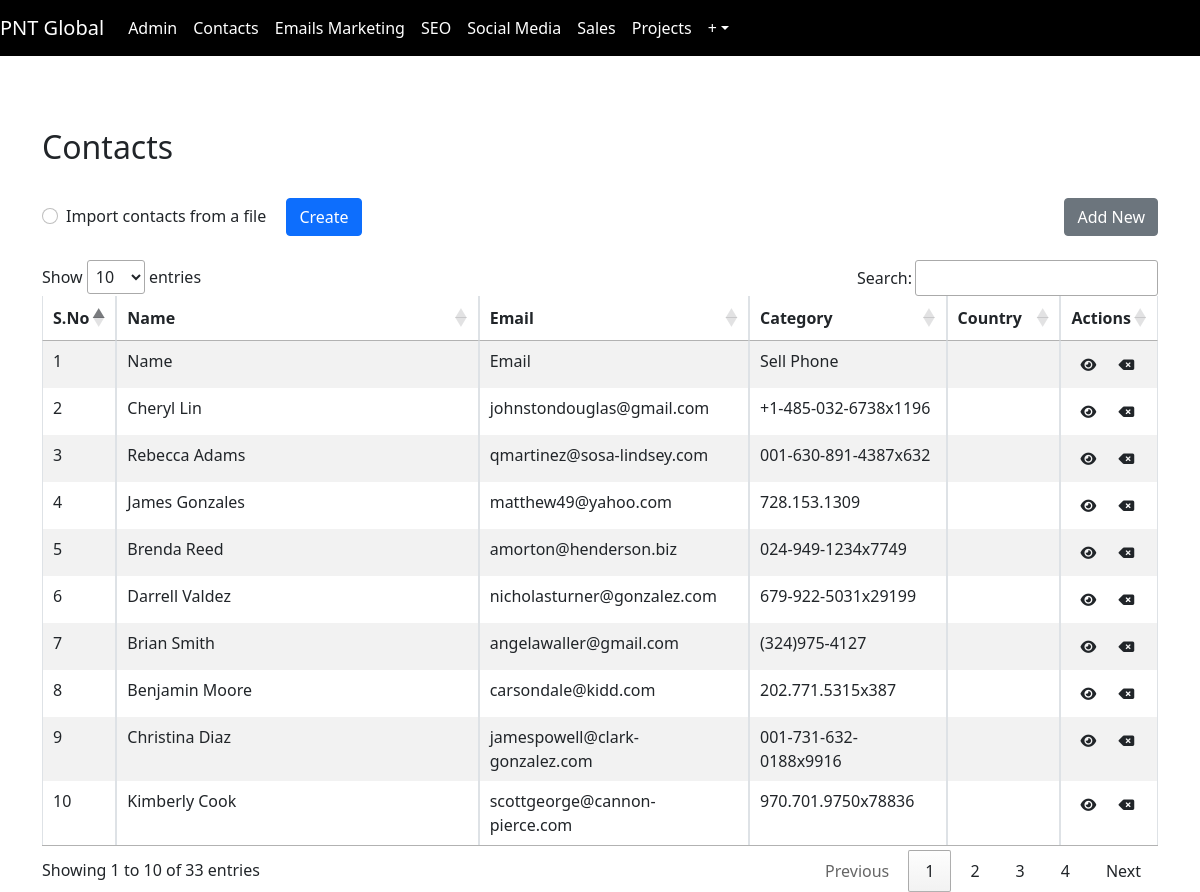
/add-contacts.php, run on the app's committed database.
### tables this page shows
CREATE TABLE `add_contacts` (
  `id` int(11) NOT NULL,
  `firstName` varchar(200) NOT NULL,
  `lastName` varchar(200) NOT NULL,
  `cell` int(110) NOT NULL,
  `landline` int(110) NOT NULL,
  `category` varchar(200) NOT NULL,
  `sub-category` varchar(200) NOT NULL,
  `country` varchar(200) NOT NULL,
  `religion` varchar(200) NOT NULL,
  `Email` varchar(200) NOT NULL,
  `website` text DEFAULT NULL,
  `designation` varchar(200) NOT NULL,
  `companyName` varchar(200) NOT NULL,
  `status` varchar(200) NOT NULL
);

### add-contacts.php (the view, shortened to what this page needs)
<?php
include 'header.php';
include 'db.php';
?>
<link rel="stylesheet" type="text/css" href="https://cdn.datatables.net/1.10.25/css/jquery.dataTables.min.css">
<link rel="stylesheet" href="https://cdnjs.cloudflare.com/ajax/libs/twitter-bootstrap/5.1.3/css/bootstrap.min.css">
<link rel="stylesheet" href="https://cdnjs.cloudflare.com/ajax/libs/font-awesome/6.6.0/css/all.min.css" />
<div class="content container">
    <div class="list-header d-flex justify-content-between align-items-center my-4">
        <h2>Contacts</h2>
    </div>
    <div class="form-container d-flex align-items-center mb-3">
        <form action="select-csv.php" method="post" enctype="multipart/form-data" class="d-flex align-items-center">
            <div class="form-group me-2">
                <div class="form-check form-check-inline">
                    <input class="form-check-input" type="radio" name="fileToUpload" id="fileToUpload">
                    <label class="form-check-label" for="import">Import contacts from a file</label>
                </div>
                <button type="submit" class="btn btn-primary" value="Upload File" name="submit">Create</button>
            </div>
        </form>
        <a href="add-new.php" class="btn btn-secondary ms-auto">Add New</a>
    </div>
    <div class="datatable-container mt-4">
        <table id="contactsTable" class="table table-striped table-bordered">
            <thead>
                <tr>
                    <th>S.No</th>
                    <th>Name</th>
                    <th>Email</th>
                    <th>Category</th>
                    <th>Country</th>
                    <th>Actions</th>
                </tr>
            </thead>
            <tbody>
                <?php
                $query = "SELECT * FROM `add_contacts`";
                $result = mysqli_query($con, $query);
                $c = mysqli_num_rows($result);
                $i = 1;
                if ($c > 0) {
                    while ($contacts = mysqli_fetch_assoc($result)) {
                ?>
                        <tr>
                            <td><?= $i++ ?></td>
                            <td><?= !empty($contacts['lastName']) ? $contacts['firstName'] . ' ' . $contacts['lastName'] : $contacts['firstName'] ?></td>
                            <td><?= $contacts['Email'] ?></td>
                            <td><?= $contacts['category'] ?></td>
                            <td><?= $contacts['country'] ?></td>
                            <td>
                                <button class="btn btn-sm" onclick="showDetailsModal(<?= $contacts['id'] ?>)">
                                    <i class="fa-solid fa-eye"></i>
                                </button>
                                <button class="btn btn-sm" onclick="deleteContact(<?= $contacts['id'] ?>)">
                                    <i class='fa-solid fa-delete-left'></i>
                                </button>
                            </td>
                        </tr>
                <?php
                    }
                } else {
                    echo "<tr><td colspan='6'>No contacts found</td></tr>";
                }
                ?>
            </tbody>
        </table>
    </div>
</div>
<?php include 'footer.php'; ?>

### header.php (shortened to what this page needs)
<!DOCTYPE html>
<html lang="en">
<head>
    <link rel="stylesheet" href="https://cdnjs.cloudflare.com/ajax/libs/font-awesome/6.6.0/css/all.min.css"
 />
    <link rel="stylesheet" type="text/css" href="https://cdn.datatables.net/1.10.25/css/jquery.dataTables.min.css">
    <link rel="stylesheet" href="https://cdnjs.cloudflare.com/ajax/libs/twitter-bootstrap/5.1.3/css/bootstrap.min.css">
</head>
<body>
    <nav class="navbar navbar-expand-lg navbar-custom">
        <a class="navbar-brand" href="#" style="color:white;">PNT Global</a>
        <div class="collapse navbar-collapse" id="navbarNav">
            <ul class="navbar-nav" id="navbar-items">
            </ul>
        </div>
    </nav>
    <br><br>

### footer.php (shortened to what this page needs)
</body>
</html>

### header.php (style rules this page uses)
.navbar-custom { background-color: black; }

### data on the page
add_contacts: firstName "Name", Email "Email", category "Sell Phone"
add_contacts: firstName "Cheryl Lin", Email "johnstondouglas@gmail.com", category "+1-485-032-6738x1196"
add_contacts: firstName "Rebecca Adams", Email "qmartinez@sosa-lindsey.com", category "001-630-891-4387x632"
add_contacts: firstName "James Gonzales", Email "matthew49@yahoo.com", category "728.153.1309"
add_contacts: firstName "Brenda Reed", Email "amorton@henderson.biz", category "024-949-1234x7749"
add_contacts: firstName "Darrell Valdez", Email "nicholasturner@gonzalez.com", category "679-922-5031x29199"
add_contacts: firstName "Brian Smith", Email "angelawaller@gmail.com", category "(324)975-4127"
add_contacts: firstName "Benjamin Moore", Email "carsondale@kidd.com", category "202.771.5315x387"
add_contacts: firstName "Christina Diaz", Email "jamespowell@clark-gonzalez.com", category "001-731-632-0188x9916"
add_contacts: firstName "Kimberly Cook", Email "scottgeorge@cannon-pierce.com", category "970.701.9750x78836"
